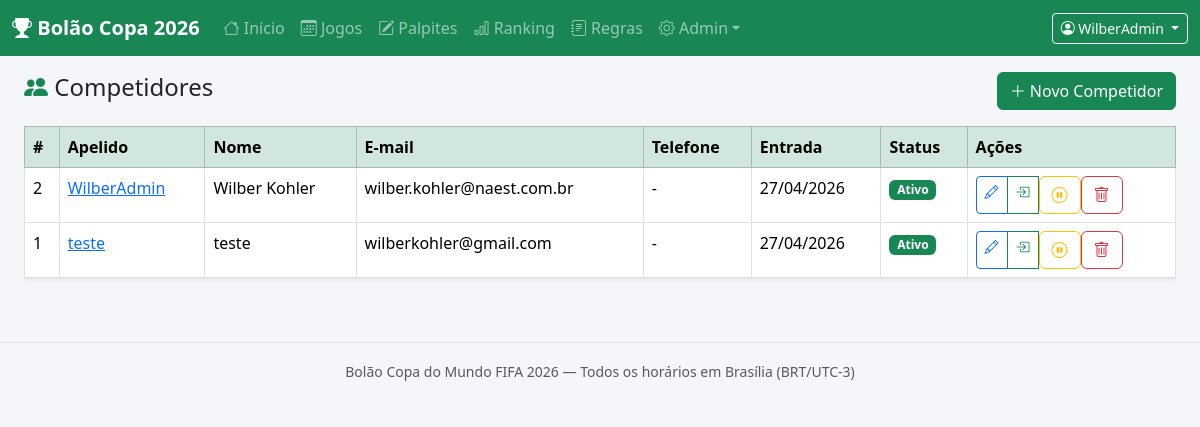
Page /competidores (signed in) on the committed database.
### models.py (models this page shows, shortened)
class User(db.Model):
    __tablename__ = "users"
    id = db.Column(db.Integer, primary_key=True)
    nome = db.Column(db.String(100), nullable=False)
    email = db.Column(db.String(100), nullable=False, unique=True)
    apelido = db.Column(db.String(50))
    senha_hash = db.Column(db.String(255), nullable=False)
    grupo_id = db.Column(db.Integer, db.ForeignKey("grupos.id"))
    eh_admin = db.Column(db.Boolean, default=False)
    ativo = db.Column(db.Boolean, default=True)
    created_at = db.Column(db.DateTime, default=datetime.utcnow)
    updated_at = db.Column(db.DateTime, default=datetime.utcnow, onupdate=datetime.utcnow)

class Competidor(db.Model):
    __tablename__ = "competidores"
    id = db.Column(db.Integer, primary_key=True)
    nome = db.Column(db.String(100), nullable=False)
    apelido = db.Column(db.String(50), nullable=False, unique=True)
    email = db.Column(db.String(100))
    telefone = db.Column(db.String(30))
    user_id = db.Column(db.Integer, db.ForeignKey("users.id"))
    data_entrada = db.Column(db.Date, default=datetime.utcnow)
    ativo = db.Column(db.Boolean, default=True)
    observacoes = db.Column(db.Text)
    created_at = db.Column(db.DateTime, default=datetime.utcnow)
    updated_at = db.Column(db.DateTime, default=datetime.utcnow, onupdate=datetime.utcnow)
    user = db.relationship("User", backref=db.backref("competidor_profile", uselist=False))
    palpites = db.relationship("Palpite", backref="competidor", lazy=True)
    pontuacoes = db.relationship("Pontuacao", backref="competidor", lazy=True)

### app.py (the view)
@app.route("/competidores")
def listar_competidores():
    competidores = Competidor.query.order_by(Competidor.nome).all()
    return render_template("competidores/lista.html", competidores=competidores)

### app.py (called while the page is built)
@app.before_request
def load_logged_in_user():
    user_id = session.get("user_id")
    if user_id is None:
        g.user = None
    else:
        g.user = User.query.get(user_id)

@app.before_request
def init_db():
    pass

def agora_br():
    return datetime.now(BR_TZ)

@app.context_processor
def inject_globals():
    grupos = Grupo.query.order_by(Grupo.nome).all() if g.user else []
    grupos_dropdown = [g for g in grupos]
    return dict(
        user=g.user,
        grupos_dropdown=grupos_dropdown,
        agora_br=agora_br(),
    )

### templates/competidores/lista.html (shortened to what this page needs)
{% extends "base.html" %}
{% block content %}
<div class="d-flex justify-content-between align-items-center mb-3">
  <h4><i class="bi bi-people-fill text-success"></i> Competidores</h4>
  <a href="{{ url_for('novo_competidor') }}" class="btn btn-success"><i class="bi bi-plus-lg"></i> Novo Competidor</a>
</div>
<div class="table-responsive">
  <table class="table table-hover table-bordered bg-white shadow-sm">
    <thead class="table-success">
      <tr>
        <th>#</th>
        <th>Apelido</th>
        <th>Nome</th>
        <th>E-mail</th>
        <th>Telefone</th>
        <th>Entrada</th>
        <th>Status</th>
        <th>Ações</th>
      </tr>
    </thead>
    <tbody>
      {% for c in competidores %}
      <tr class="{% if not c.ativo %}table-secondary text-muted{% endif %}">
        <td>{{ c.id }}</td>
        <td><a href="{{ url_for('historico_competidor', cid=c.id) }}">{{ c.apelido }}</a></td>
        <td>{{ c.nome }}</td>
        <td>{{ c.email or '-' }}</td>
        <td>{{ c.telefone or '-' }}</td>
        <td>{{ c.data_entrada.strftime('%d/%m/%Y') if c.data_entrada else '-' }}</td>
        <td>
          {% if c.ativo %}
            <span class="badge bg-success">Ativo</span>
          {% else %}
            <span class="badge bg-secondary">Inativo</span>
          {% endif %}
        </td>
        <td>
          <div class="btn-group btn-group-sm">
            <a href="{{ url_for('editar_competidor', cid=c.id) }}" class="btn btn-outline-primary"><i class="bi bi-pencil"></i></a>
            <a href="{{ url_for('selecionar_competidor', cid=c.id) }}" class="btn btn-outline-success" title="Entrar como este competidor"><i class="bi bi-box-arrow-in-right"></i></a>
            {% if c.ativo %}
            <form method="post" action="{{ url_for('inativar_competidor', cid=c.id) }}" style="display:inline">
              <button class="btn btn-outline-warning" onclick="return confirm('Inativar {{ c.apelido }}?')"><i class="bi bi-pause-circle"></i></button>
            </form>
            {% else %}
            <form method="post" action="{{ url_for('reativar_competidor', cid=c.id) }}" style="display:inline">
              <button class="btn btn-outline-success"><i class="bi bi-play-circle"></i></button>
            </form>
            {% endif %}
            <form method="post" action="{{ url_for('excluir_competidor', cid=c.id) }}" style="display:inline">
              <button class="btn btn-outline-danger" onclick="return confirm('Excluir {{ c.apelido }}? Só é possível se não houver palpites.')"><i class="bi bi-trash"></i></button>
            </form>
          </div>
        </td>
      </tr>
      {% else %}
      <tr><td colspan="8" class="text-center text-muted">Nenhum competidor cadastrado.</td></tr>
      {% endfor %}
    </tbody>
  </table>
</div>
{% endblock %}

### templates/base.html (shortened to what this page needs)
<!DOCTYPE html>
<html lang="pt-BR">
<head>
  <link rel="stylesheet" href="https://cdn.jsdelivr.net/npm/bootstrap@5.3.2/dist/css/bootstrap.min.css">
  <link rel="stylesheet" href="https://cdn.jsdelivr.net/npm/bootstrap-icons@1.11.3/font/bootstrap-icons.css">
  <link rel="stylesheet" href="{{ url_for('static', filename='css/style.css') }}">
</head>
<body>
<nav class="navbar navbar-expand-lg navbar-dark bg-success">
  <div class="container-fluid">
    <a class="navbar-brand fw-bold" href="{% if user %}{{ url_for('dashboard') }}{% else %}{{ url_for('login') }}{% endif %}">
      <i class="bi bi-trophy-fill"></i> Bolão Copa 2026
    </a>
    <div class="collapse navbar-collapse" id="navMenu">
      <ul class="navbar-nav me-auto">
        {% if user %}
        <li class="nav-item"><a class="nav-link" href="{{ url_for('dashboard') }}"><i class="bi bi-house"></i> Início</a></li>
        <li class="nav-item"><a class="nav-link" href="{{ url_for('listar_jogos') }}"><i class="bi bi-calendar3"></i> Jogos</a></li>
        <li class="nav-item"><a class="nav-link" href="{{ url_for('palpites') }}"><i class="bi bi-pencil-square"></i> Palpites</a></li>
        <li class="nav-item"><a class="nav-link" href="{{ url_for('ranking_geral') }}"><i class="bi bi-bar-chart"></i> Ranking</a></li>
         <li class="nav-item"><a class="nav-link" href="{{ url_for('regras') }}"><i class="bi bi-journal-text"></i> Regras</a></li>
        {% if user.eh_admin %}
          <li class="nav-item dropdown">
            <a class="nav-link dropdown-toggle" href="#" data-bs-toggle="dropdown"><i class="bi bi-gear"></i> Admin</a>
          </li>
        {% endif %}
        {% endif %}
      </ul>
      <div class="d-flex align-items-center gap-2">
        {% if user %}
          <div class="dropdown">
            <button class="btn btn-outline-light btn-sm dropdown-toggle" data-bs-toggle="dropdown">
              <i class="bi bi-person-circle"></i> {{ user.apelido or user.nome }}
            </button>
          </div>
        {% else %}
          <a href="{{ url_for('login') }}" class="btn btn-outline-light btn-sm">Login</a>
          <a href="{{ url_for('registro') }}" class="btn btn-light btn-sm">Cadastro</a>
        {% endif %}
      </div>
    </div>
  </div>
</nav>
<div class="container-fluid mt-3 px-4">
  {% block content %}{% endblock %}
</div>
<footer class="text-center text-muted py-3 mt-5 border-top">
  <small>Bolão Copa do Mundo FIFA 2026 &mdash; Todos os horários em Brasília (BRT/UTC-3)</small>
</footer>
</body>
</html>

### static/css/style.css (style rules this page uses)
:root { --bs-success: #1a7f3c; }
body { background: #f4f6f9; }

### rows in the picture
User: apelido "WilberAdmin"
Competidor: id "2", apelido "WilberAdmin", nome "Wilber Kohler", email "wilber.kohler@naest.com.br", telefone "-", data_entrada "27/04/2026", ativo "Ativo"
Competidor: id "1", apelido "teste", nome "teste", email "wilberkohler@gmail.com", telefone "-", data_entrada "27/04/2026", ativo "Ativo"
